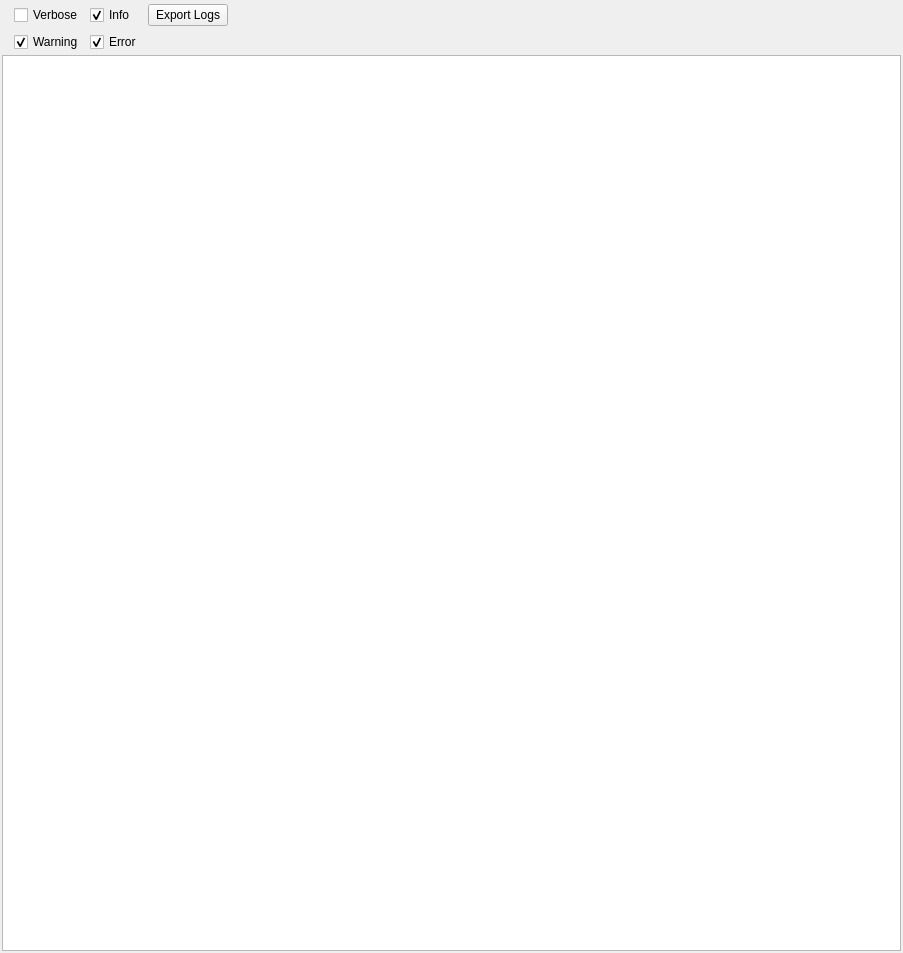
<?xml version="1.0" encoding="UTF-8"?>
<ui version="4.0">
 <class>LogsWidget</class>
 <widget class="QWidget" name="LogsWidget">
  <property name="geometry">
   <rect>
    <x>0</x>
    <y>0</y>
    <width>903</width>
    <height>953</height>
   </rect>
  </property>
  <property name="windowTitle">
   <string>Form</string>
  </property>
  <layout class="QVBoxLayout" name="verticalLayout" stretch="0,100">
   <property name="spacing">
    <number>0</number>
   </property>
   <property name="leftMargin">
    <number>2</number>
   </property>
   <property name="topMargin">
    <number>2</number>
   </property>
   <property name="rightMargin">
    <number>2</number>
   </property>
   <property name="bottomMargin">
    <number>2</number>
   </property>
   <item>
    <widget class="QWidget" name="widget" native="true">
     <layout class="QHBoxLayout" name="horizontalLayout">
      <property name="spacing">
       <number>0</number>
      </property>
      <property name="leftMargin">
       <number>0</number>
      </property>
      <property name="topMargin">
       <number>0</number>
      </property>
      <property name="rightMargin">
       <number>0</number>
      </property>
      <property name="bottomMargin">
       <number>0</number>
      </property>
      <item>
       <widget class="DateTimeFilterWidget" name="dateTimeFilter" native="true">
        <layout class="QGridLayout" name="gridLayout">
         <property name="leftMargin">
          <number>4</number>
         </property>
         <property name="topMargin">
          <number>2</number>
         </property>
         <property name="rightMargin">
          <number>4</number>
         </property>
         <property name="bottomMargin">
          <number>2</number>
         </property>
        </layout>
       </widget>
      </item>
      <item>
       <widget class="QWidget" name="widget_4" native="true">
        <layout class="QGridLayout" name="gridLayout_2">
         <property name="leftMargin">
          <number>4</number>
         </property>
         <property name="topMargin">
          <number>2</number>
         </property>
         <property name="rightMargin">
          <number>4</number>
         </property>
         <property name="bottomMargin">
          <number>2</number>
         </property>
         <item row="1" column="0">
          <widget class="QCheckBox" name="warning">
           <property name="text">
            <string>Warning</string>
           </property>
           <property name="icon">
            <iconset resource="../res/res.qrc">
             <normaloff>:/icons/ui/warning.png</normaloff>:/icons/ui/warning.png</iconset>
           </property>
           <property name="checked">
            <bool>true</bool>
           </property>
          </widget>
         </item>
         <item row="1" column="1">
          <widget class="QCheckBox" name="error">
           <property name="text">
            <string>Error</string>
           </property>
           <property name="icon">
            <iconset resource="../res/res.qrc">
             <normaloff>:/icons/ui/error.png</normaloff>:/icons/ui/error.png</iconset>
           </property>
           <property name="checked">
            <bool>true</bool>
           </property>
          </widget>
         </item>
         <item row="0" column="1">
          <widget class="QCheckBox" name="info">
           <property name="text">
            <string>Info</string>
           </property>
           <property name="icon">
            <iconset resource="../res/res.qrc">
             <normaloff>:/icons/ui/info.png</normaloff>:/icons/ui/info.png</iconset>
           </property>
           <property name="checked">
            <bool>true</bool>
           </property>
          </widget>
         </item>
         <item row="0" column="0">
          <widget class="QCheckBox" name="verbose">
           <property name="text">
            <string>Verbose</string>
           </property>
           <property name="icon">
            <iconset resource="../res/res.qrc">
             <normaloff>:/icons/ui/verbose.png</normaloff>:/icons/ui/verbose.png</iconset>
           </property>
          </widget>
         </item>
         <item row="2" column="2">
          <spacer name="verticalSpacer">
           <property name="orientation">
            <enum>Qt::Vertical</enum>
           </property>
           <property name="sizeHint" stdset="0">
            <size>
             <width>1</width>
             <height>1</height>
            </size>
           </property>
          </spacer>
         </item>
         <item row="0" column="2">
          <widget class="QPushButton" name="exportLogs">
           <property name="text">
            <string>Export Logs</string>
           </property>
           <property name="icon">
            <iconset resource="../res/res.qrc">
             <normaloff>:/icons/ui/export.png</normaloff>:/icons/ui/export.png</iconset>
           </property>
          </widget>
         </item>
        </layout>
       </widget>
      </item>
      <item>
       <spacer name="horizontalSpacer">
        <property name="orientation">
         <enum>Qt::Horizontal</enum>
        </property>
        <property name="sizeHint" stdset="0">
         <size>
          <width>40</width>
          <height>20</height>
         </size>
        </property>
       </spacer>
      </item>
     </layout>
    </widget>
   </item>
   <item>
    <widget class="QWidget" name="widget_2" native="true">
     <layout class="QVBoxLayout" name="verticalLayout_2">
      <property name="spacing">
       <number>0</number>
      </property>
      <property name="leftMargin">
       <number>0</number>
      </property>
      <property name="topMargin">
       <number>0</number>
      </property>
      <property name="rightMargin">
       <number>0</number>
      </property>
      <property name="bottomMargin">
       <number>0</number>
      </property>
      <item>
       <widget class="TreeView" name="list">
        <property name="alternatingRowColors">
         <bool>true</bool>
        </property>
        <property name="sortingEnabled">
         <bool>true</bool>
        </property>
       </widget>
      </item>
     </layout>
    </widget>
   </item>
  </layout>
 </widget>
 <customwidgets>
  <customwidget>
   <class>DateTimeFilterWidget</class>
   <extends>QWidget</extends>
   <header>DateTimeFilterWidget.h</header>
   <container>1</container>
  </customwidget>
  <customwidget>
   <class>TreeView</class>
   <extends>QTreeView</extends>
   <header>TreeView.h</header>
  </customwidget>
 </customwidgets>
 <tabstops>
  <tabstop>verbose</tabstop>
  <tabstop>info</tabstop>
  <tabstop>warning</tabstop>
  <tabstop>error</tabstop>
  <tabstop>exportLogs</tabstop>
  <tabstop>list</tabstop>
 </tabstops>
 <resources>
  <include location="../res/res.qrc"/>
 </resources>
 <connections/>
</ui>
